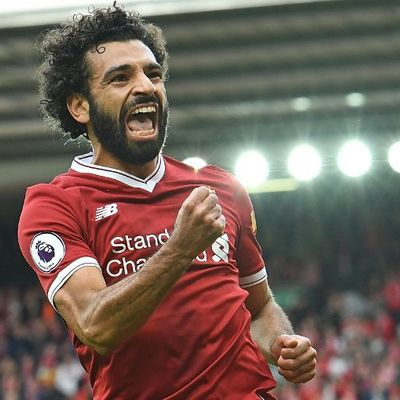
#> input picture football_players/8.jpg, 400 x 400 px, found by its file name
$ python tryfootball.py
#> lines starting #> are read from the running program, lines starting #| are printed output that depends on the picture
#!/usr/bin/python3

#import of modules for the program
import cv2
import os
import numpy as np
#storing images in a list of images
img_list=os.listdir('/root/Desktop/a/football_players')
print(img_list)

#storing first image in the numpy array x
x=cv2.imread('/root/Desktop/a/football_players/8.jpg',0)
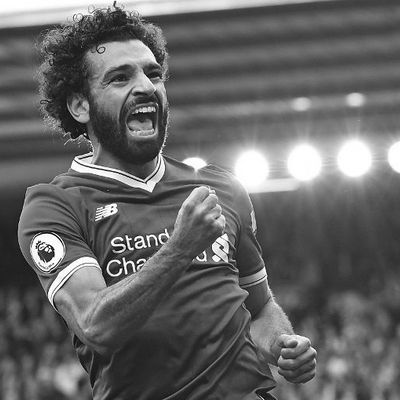
#> x: shape (400, 400); min 0, max 255, mean 102.2

#loop to store all the images in numpy array x
for i in img_list:
	#skiping first image as it is stored earlier
	if i=='8.jpg':
		continue
	#loading the lest over images in the numpy array
	else:
		print(i)
		y=cv2.imread('/root/Desktop/a/football_players/'+i,0)
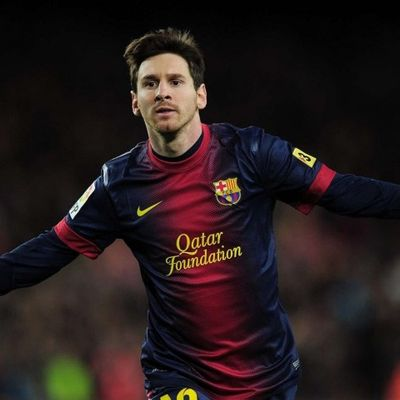
#> input picture football_players/1.jpg, 400 x 400 px, found by its file name
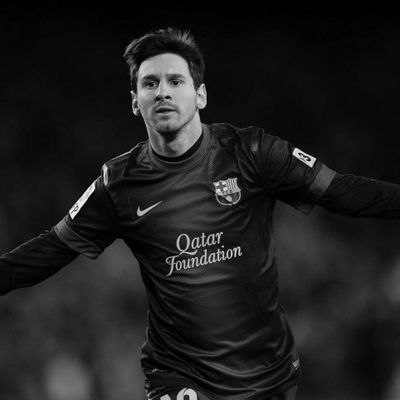
#> y: shape (400, 400); min 0, max 255, mean 30.1
		print(y)
#> (printed output is left out)
		#appending the other images data in numpy array x
		z=np.concatenate((x,y))
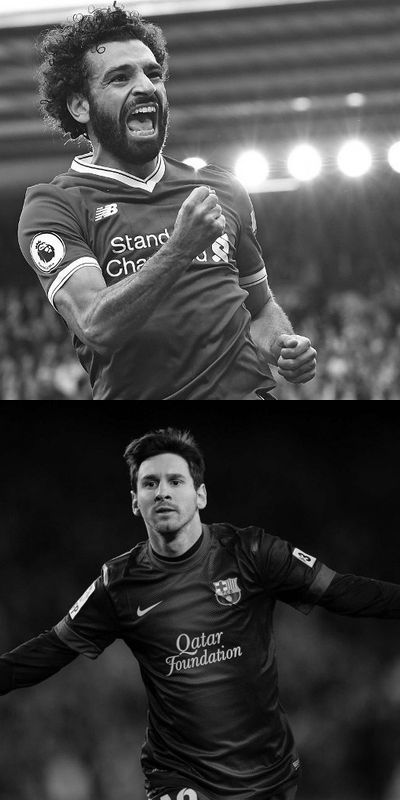
#> z: shape (800, 400); min 0, max 255, mean 66.1
		x=z
#> pass 2 of the loop `for i in img_list:`:
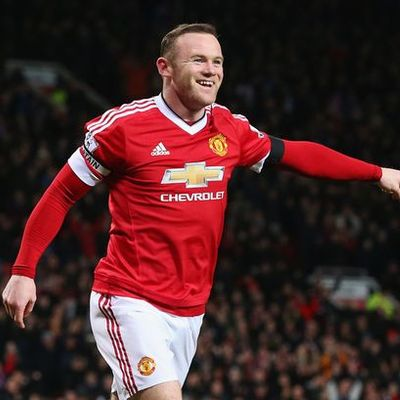
#> input picture football_players/10.jpg, 400 x 400 px, found by its file name
#> `y=cv2.imread('/root/Desktop/a/football_players/'+i,0)`:
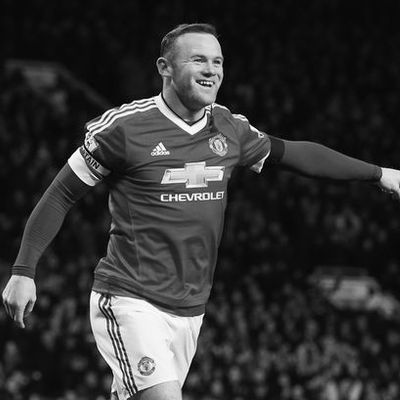
#> y: shape (400, 400); min 0, max 255, mean 51.5
#> (printed output is left out)
#> `z=np.concatenate((x,y))`:
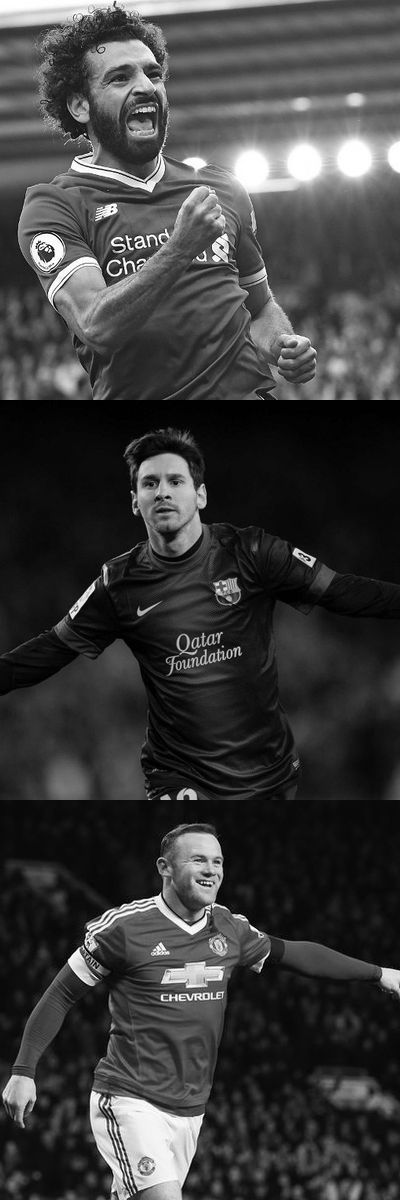
#> z: shape (1200, 400); min 0, max 255, mean 61.3
#> pass 3 of the loop `for i in img_list:`:
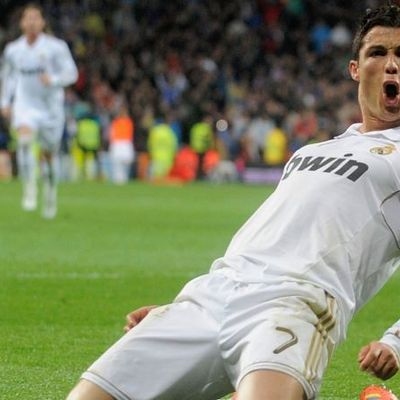
#> input picture football_players/2.jpg, 400 x 400 px, found by its file name
#> `y=cv2.imread('/root/Desktop/a/football_players/'+i,0)`:
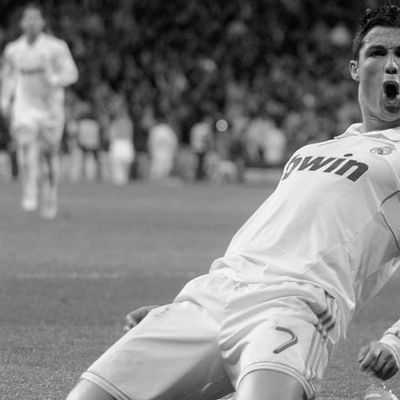
#> y: shape (400, 400); min 0, max 255, mean 130.3
#> (printed output is left out)
#> `z=np.concatenate((x,y))`:
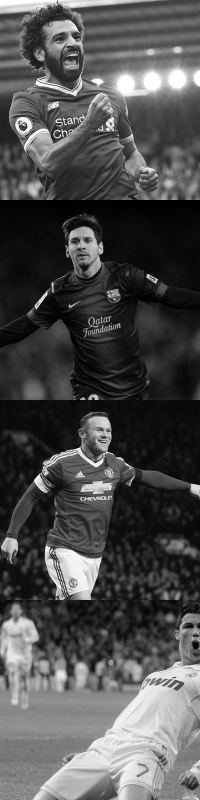
#> z: shape (1600, 400) (shown at 1/2 size); min 0, max 255, mean 78.5
#> the loop made 4 passes; the first 3 are shown

#storing the numpy array data of images in text file using savetxt method
np.savetxt("tryfootball.txt",x)
print("The numpy array data:\n")
print(x)
#> (printed output is left out)
print("The shape of the numpy array data:",x.shape)
#| The shape of the numpy array data: (1600, 400)
#reading numpy array data from a text file using loadtxt method
#> (the run stopped early here; a loop or call above may not have finished)
